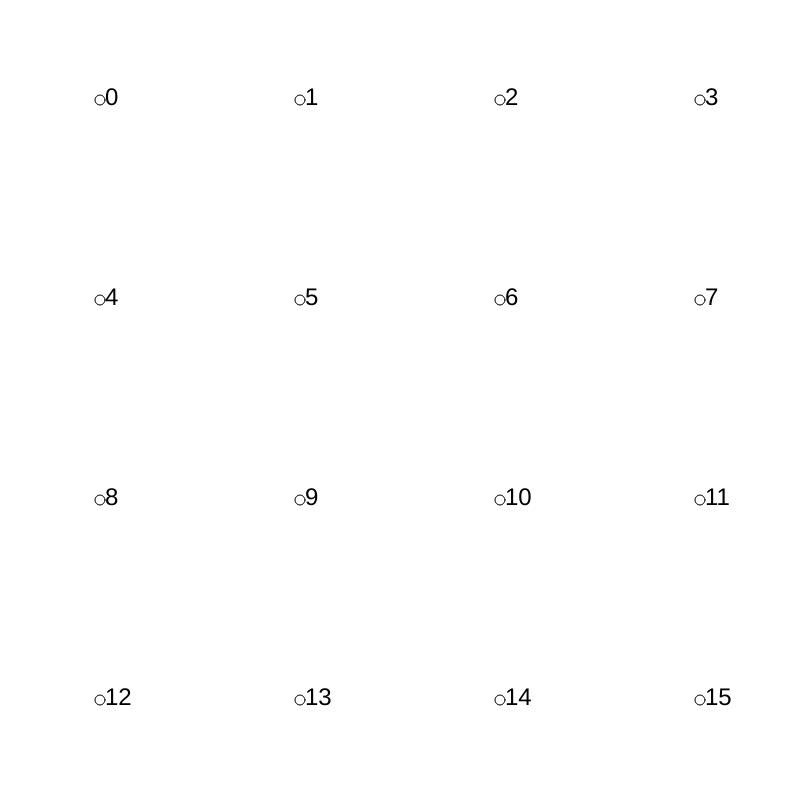
Frame 1 (no input)
Frame 60 (no input): identical to frame 1, image omitted
Frame 120 (the mouse pressed at the canvas centre since frame 60): identical to frame 1, image omitted

The p5.js sketch that drew this single still picture (run headless with seeded random() and noise() and a simulated clock; from frame 60 on, the mouse is pressed at the canvas centre):

// p5.js sketch
// ── sketch.js
var nx, ny;

var points = [];

function setup() {
  createCanvas(800, 800);
  textSize(24);
  nx = 4;
  ny = 4;
  
  // we will put our points into an array
  // point 0: (0, 0)
  // point 1: (1, 0)
  // point 2: (2, 0)
  // point 3: (3, 0)
  // point 4: (0, 1)
  // point 5: (1, 1)
  // point 6: (2, 1)
  // etc
  
  for (var j=0; j<ny; j++) {
    for (var i=0; i<nx; i++) {
      var px = map(i, 0, nx-1, 100, width-100);
      var py = map(j, 0, ny-1, 100, height-100);
      var p = {x:px, y:py};
      points.push(p);
    }
  }
}

function draw() {
  background(255);
  for (var i=0; i<points.length; i++) {
    ellipse(points[i].x, points[i].y, 10, 10);
    text(i, points[i].x+5, points[i].y+5);
  }
}
